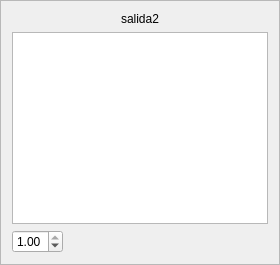
                     <widget class="QFrame" name="outframe2">
                      <property name="sizePolicy">
                       <sizepolicy hsizetype="Preferred" vsizetype="Preferred">
                        <horstretch>0</horstretch>
                        <verstretch>0</verstretch>
                       </sizepolicy>
                      </property>
                      <property name="frameShape">
                       <enum>QFrame::StyledPanel</enum>
                      </property>
                      <property name="frameShadow">
                       <enum>QFrame::Raised</enum>
                      </property>
                      <layout class="QGridLayout" name="gridLayout_34">
                       <item row="0" column="0">
                        <layout class="QVBoxLayout" name="verticalLayout_25">
                         <item>
                          <widget class="QLabel" name="outlabel2">
                           <property name="sizePolicy">
                            <sizepolicy hsizetype="Expanding" vsizetype="Preferred">
                             <horstretch>0</horstretch>
                             <verstretch>0</verstretch>
                            </sizepolicy>
                           </property>
                           <property name="text">
                            <string>salida2</string>
                           </property>
                           <property name="alignment">
                            <set>Qt::AlignCenter</set>
                           </property>
                          </widget>
                         </item>
                         <item>
                          <widget class="QListWidget" name="outlist2">
                           <property name="sizePolicy">
                            <sizepolicy hsizetype="Preferred" vsizetype="Expanding">
                             <horstretch>0</horstretch>
                             <verstretch>0</verstretch>
                            </sizepolicy>
                           </property>
                          </widget>
                         </item>
                         <item>
                          <widget class="QDoubleSpinBox" name="outweight2">
                           <property name="sizePolicy">
                            <sizepolicy hsizetype="Fixed" vsizetype="Fixed">
                             <horstretch>0</horstretch>
                             <verstretch>0</verstretch>
                            </sizepolicy>
                           </property>
                           <property name="accelerated">
                            <bool>true</bool>
                           </property>
                           <property name="maximum">
                            <double>1.000000000000000</double>
                           </property>
                           <property name="singleStep">
                            <double>0.010000000000000</double>
                           </property>
                           <property name="value">
                            <double>1.000000000000000</double>
                           </property>
                          </widget>
                         </item>
                        </layout>
                       </item>
                      </layout>
                     </widget>
